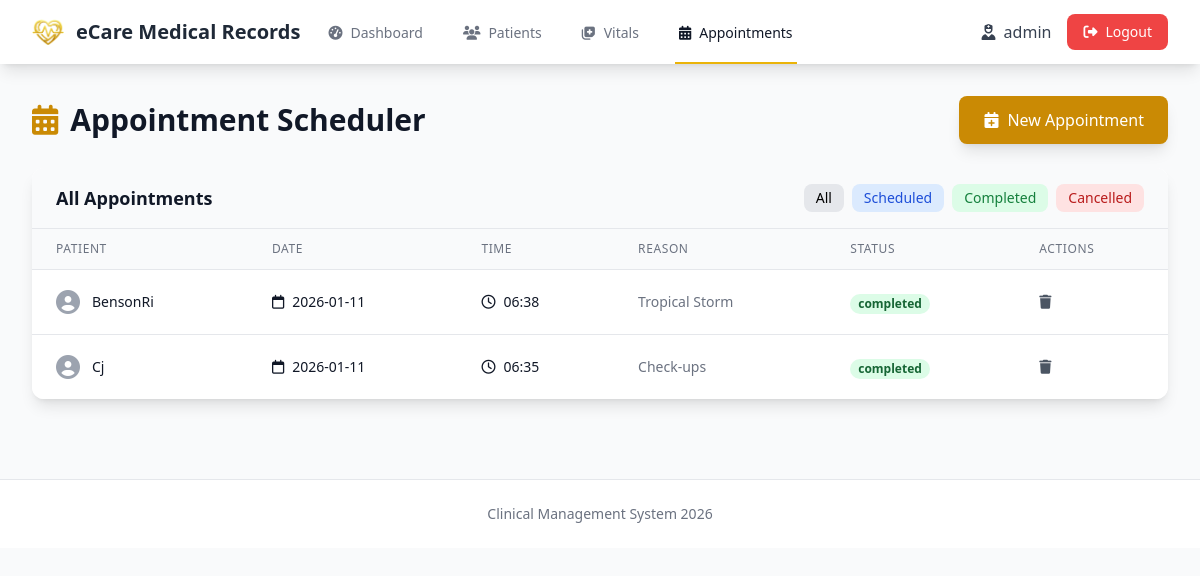
Before: /appointments (signed in) with the older database file.
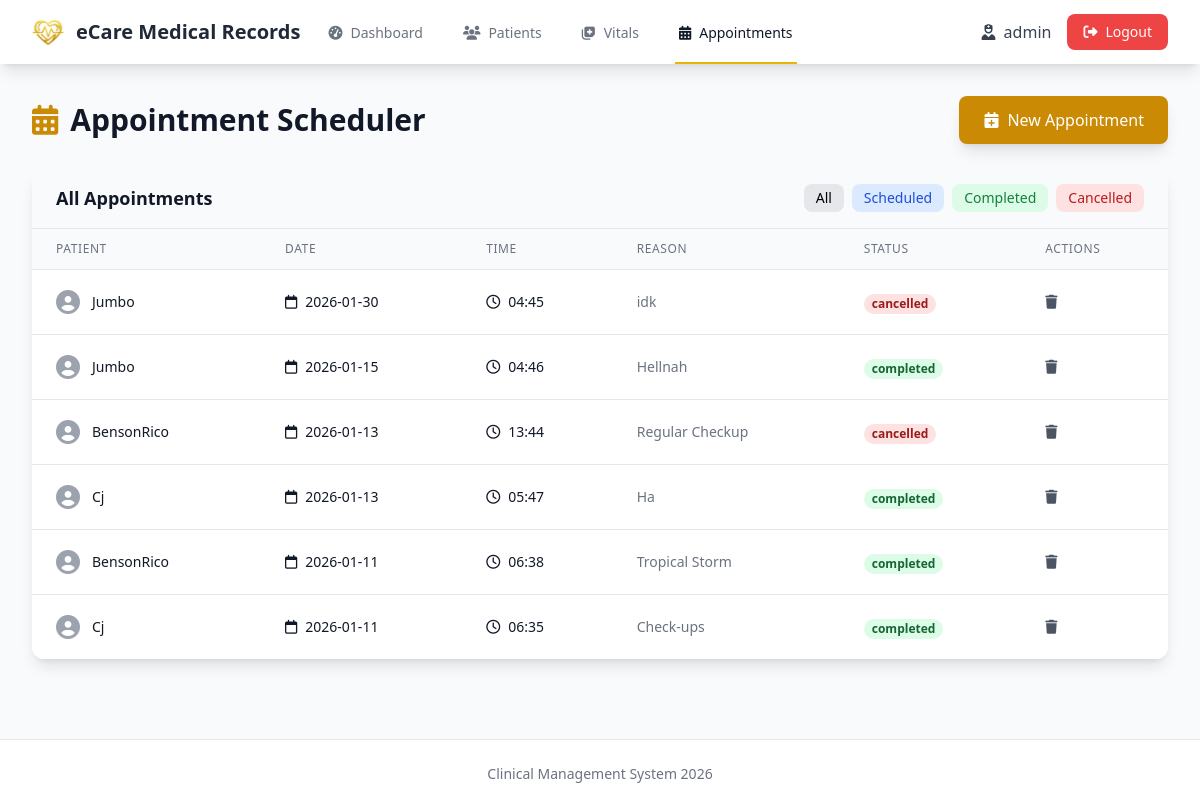
After: the same page with the newer database file.
### tables this page shows
CREATE TABLE appointments (
            id INTEGER PRIMARY KEY AUTOINCREMENT,
            patient_id INTEGER NOT NULL,
            date DATE NOT NULL,
            time TIME NOT NULL,
            reason TEXT NOT NULL,
            status TEXT DEFAULT 'scheduled',
            notes TEXT,
            created_at TIMESTAMP DEFAULT CURRENT_TIMESTAMP,
            FOREIGN KEY (patient_id) REFERENCES patients (id) ON DELETE CASCADE
        );

CREATE TABLE patients (
            id INTEGER PRIMARY KEY AUTOINCREMENT,
            name TEXT NOT NULL,
            age INTEGER NOT NULL,
            gender TEXT NOT NULL,
            blood_type TEXT,
            allergies TEXT,
            contact TEXT,
            address TEXT,
            created_at TIMESTAMP DEFAULT CURRENT_TIMESTAMP,
            updated_at TIMESTAMP DEFAULT CURRENT_TIMESTAMP
        );

### app.py (the view)
@app.route('/appointments')
@login_required
def appointments():
    db = get_db()
    patients_list = db.execute('SELECT * FROM patients ORDER BY name').fetchall()
    all_appointments = db.execute(
        '''SELECT a.*, p.name as patient_name
           FROM appointments a
           JOIN patients p ON a.patient_id = p.id
           ORDER BY a.date DESC, a.time DESC'''
    ).fetchall()
    return render_template('appointments.html', patients=patients_list, appointments=all_appointments)

### app.py (called while the page is built)
def login_required(f):
    @wraps(f)
    def decorated_function(*args, **kwargs):
        if 'user_id' not in session:
            flash('Please log in to access this page.', 'warning')
            return redirect(url_for('login'))
        return f(*args, **kwargs)
    return decorated_function

### models/database.py (called while the page is built)
def get_db():
    if 'db' not in g:
        g.db = sqlite3.connect(
            current_app.config['DATABASE'],
            detect_types=sqlite3.PARSE_DECLTYPES
        )
        g.db.row_factory = sqlite3.Row
    return g.db

### templates/appointments.html (shortened to what this page needs)
{% extends "layout.html" %}
{% block content %}
<div class="slide-in">
    <div class="flex justify-between items-center mb-6">
        <h1 class="text-3xl font-bold text-gray-900">
            <i class="fas fa-calendar-alt mr-3 text-yellow-600"></i>Appointment Scheduler
        </h1>
        <button onclick="openAppointmentModal()"
                class="bg-yellow-600 hover:bg-yellow-700 text-white px-6 py-3 rounded-lg font-medium shadow-lg">
            <i class="fas fa-calendar-plus mr-2"></i>New Appointment
        </button>
    </div>
    <div class="bg-white rounded-xl shadow-lg overflow-hidden">
        <div class="px-6 py-4 bg-gray-50 border-b flex justify-between items-center">
            <h2 class="text-lg font-semibold text-gray-900">All Appointments</h2>
            <div class="flex gap-2">
                <button onclick="filterAppointments('all')" class="px-3 py-1 text-sm rounded-lg bg-gray-200 hover:bg-gray-300">All</button>
                <button onclick="filterAppointments('scheduled')" class="px-3 py-1 text-sm rounded-lg bg-blue-100 text-blue-700 hover:bg-blue-200">Scheduled</button>
                <button onclick="filterAppointments('completed')" class="px-3 py-1 text-sm rounded-lg bg-green-100 text-green-700 hover:bg-green-200">Completed</button>
                <button onclick="filterAppointments('cancelled')" class="px-3 py-1 text-sm rounded-lg bg-red-100 text-red-700 hover:bg-red-200">Cancelled</button>
            </div>
        </div>
        {% if appointments %}
        <div class="overflow-x-auto">
            <table class="min-w-full divide-y divide-gray-200">
                <thead class="bg-gray-50">
                    <tr>
                        <th class="px-6 py-3 text-left text-xs font-medium text-gray-500 uppercase tracking-wider">Patient</th>
                        <th class="px-6 py-3 text-left text-xs font-medium text-gray-500 uppercase tracking-wider">Date</th>
                        <th class="px-6 py-3 text-left text-xs font-medium text-gray-500 uppercase tracking-wider">Time</th>
                        <th class="px-6 py-3 text-left text-xs font-medium text-gray-500 uppercase tracking-wider">Reason</th>
                        <th class="px-6 py-3 text-left text-xs font-medium text-gray-500 uppercase tracking-wider">Status</th>
                        <th class="px-6 py-3 text-left text-xs font-medium text-gray-500 uppercase tracking-wider">Actions</th>
                    </tr>
                </thead>
                <tbody class="bg-white divide-y divide-gray-200" id="appointmentsTable">
                    {% for appointment in appointments %}
                    <tr class="hover:bg-gray-50 appointment-row" data-status="{{ appointment.status }}">
                        <td class="px-6 py-4 whitespace-nowrap">
                            <div class="flex items-center">
                                <i class="fas fa-user-circle text-gray-400 text-2xl mr-3"></i>
                                <span class="text-sm font-medium text-gray-900">{{ appointment.patient_name }}</span>
                            </div>
                        </td>
                        <td class="px-6 py-4 whitespace-nowrap text-sm text-gray-900">
                            <i class="far fa-calendar mr-2"></i>{{ appointment.date }}
                        </td>
                        <td class="px-6 py-4 whitespace-nowrap text-sm text-gray-900">
                            <i class="far fa-clock mr-2"></i>{{ appointment.time }}
                        </td>
                        <td class="px-6 py-4 text-sm text-gray-500">
                            {{ appointment.reason }}
                        </td>
                        <td class="px-6 py-4 whitespace-nowrap">
                            <span class="px-2 inline-flex text-xs leading-5 font-semibold rounded-full
                                {% if appointment.status == 'scheduled' %}bg-blue-100 text-blue-800
                                {% elif appointment.status == 'completed' %}bg-green-100 text-green-800
                                {% elif appointment.status == 'cancelled' %}bg-red-100 text-red-800
                                {% else %}bg-yellow-100 text-yellow-800{% endif %}">
                                {{ appointment.status }}
                            </span>
                        </td>
                        <td class="px-6 py-4 whitespace-nowrap text-sm font-medium">
                            <a href="{{ url_for('delete_appointment', id=appointment.id) }}"
                               onclick="return confirm('Are you sure you want to delete this appointment?')"
                               class="text-gray-600 hover:text-gray-900" title="Delete">
                                <i class="fas fa-trash"></i>
                            </a>
                        </td>
                    </tr>
                    {% endfor %}
                </tbody>
            </table>
        </div>
        {% else %}
        <div class="text-center py-12 text-gray-500">
            <i class="fas fa-calendar-times text-5xl mb-4"></i>
            <p class="text-lg">No appointments scheduled yet.</p>
        </div>
        {% endif %}
    </div>
</div>
{% endblock %}

### templates/layout.html (shortened to what this page needs)
<!DOCTYPE html>
<html lang="en">
<head>
    <script src="https://cdn.tailwindcss.com"></script>
    <link rel="stylesheet" href="https://cdnjs.cloudflare.com/ajax/libs/font-awesome/6.4.0/css/all.min.css">
</head>
<body class="bg-gray-50 min-h-screen">
    {% if session.user_id %}
    <nav class="bg-white shadow-lg">
        <div class="max-w-7xl mx-auto px-4 sm:px-6 lg:px-8">
            <div class="flex justify-between h-16">
                <div class="flex">
                    <div class="flex-shrink-0 flex items-center">
                        <img src="{{ url_for('static', filename='images/heart-logo.png') }}" alt="Heart Logo" class="w-8 h-8 object-contain mr-3">
                        <span class="text-xl font-bold text-gray-800">eCare Medical Records</span>
                    </div>
                    <div class="hidden sm:ml-6 sm:flex sm:space-x-8">
                        <a href="{{ url_for('dashboard') }}"
                           class="{% if request.endpoint == 'dashboard' %}border-yellow-500 text-gray-900{% else %}border-transparent text-gray-500 hover:border-gray-300 hover:text-gray-700{% endif %} inline-flex items-center px-1 pt-1 border-b-2 text-sm font-medium">
                            <i class="fas fa-tachometer-alt mr-2"></i> Dashboard
                        </a>
                        <a href="{{ url_for('patients') }}"
                           class="{% if request.endpoint == 'patients' %}border-yellow-500 text-gray-900{% else %}border-transparent text-gray-500 hover:border-gray-300 hover:text-gray-700{% endif %} inline-flex items-center px-1 pt-1 border-b-2 text-sm font-medium">
                            <i class="fas fa-users mr-2"></i> Patients
                        </a>
                        <a href="{{ url_for('vitals') }}"
                           class="{% if request.endpoint == 'vitals' %}border-yellow-500 text-gray-900{% else %}border-transparent text-gray-500 hover:border-gray-300 hover:text-gray-700{% endif %} inline-flex items-center px-1 pt-1 border-b-2 text-sm font-medium">
                            <i class="fas fa-notes-medical mr-2"></i> Vitals
                        </a>
                        <a href="{{ url_for('appointments') }}"
                           class="{% if request.endpoint == 'appointments' %}border-yellow-500 text-gray-900{% else %}border-transparent text-gray-500 hover:border-gray-300 hover:text-gray-700{% endif %} inline-flex items-center px-1 pt-1 border-b-2 text-sm font-medium">
                            <i class="fas fa-calendar-alt mr-2"></i> Appointments
                        </a>
                    </div>
                </div>
                <div class="flex items-center">
                    <span class="text-gray-700 mr-4">
                        <i class="fas fa-user-nurse mr-2"></i>{{ session.username }}
                    </span>
                    <a href="{{ url_for('logout') }}"
                       class="bg-red-500 hover:bg-red-600 text-white px-4 py-2 rounded-lg text-sm font-medium">
                        <i class="fas fa-sign-out-alt mr-2"></i>Logout
                    </a>
                </div>
            </div>
        </div>
    </nav>
    {% endif %}
    <main class="max-w-7xl mx-auto px-4 sm:px-6 lg:px-8 py-8">
        {% block content %}{% endblock %}
    </main>
    <footer class="bg-white border-t mt-12">
        <div class="max-w-7xl mx-auto px-4 sm:px-6 lg:px-8 py-6">
            <p class="text-center text-gray-500 text-sm">
                Clinical Management System 2026
            </p>
        </div>
    </footer>
</body>
</html>

### templates/layout.html (style rules this page uses)
* { box-sizing: border-box; margin: 0; padding: 0; }
body { font-family: system-ui, -apple-system, sans-serif; line-height: 1.6; }
.slide-in { animation: slideIn 0.3s ease-out; }

Changed rows visible on the page:
added appointments: patient_name "Jumbo", date "2026-01-30", time "04:45", reason "idk", status "cancelled"
added appointments: patient_name "Jumbo", date "2026-01-15", time "04:46", reason "Hellnah", status "completed"
added appointments: patient_name "BensonRico", date "2026-01-13", time "13:44", reason "Regular Checkup", status "cancelled"
added appointments: patient_name "Cj", date "2026-01-13", time "05:47", reason "Ha", status "completed"
changed through a linked row, appointments "Tropical Storm": patient_name "BensonRi" → "BensonRico"
